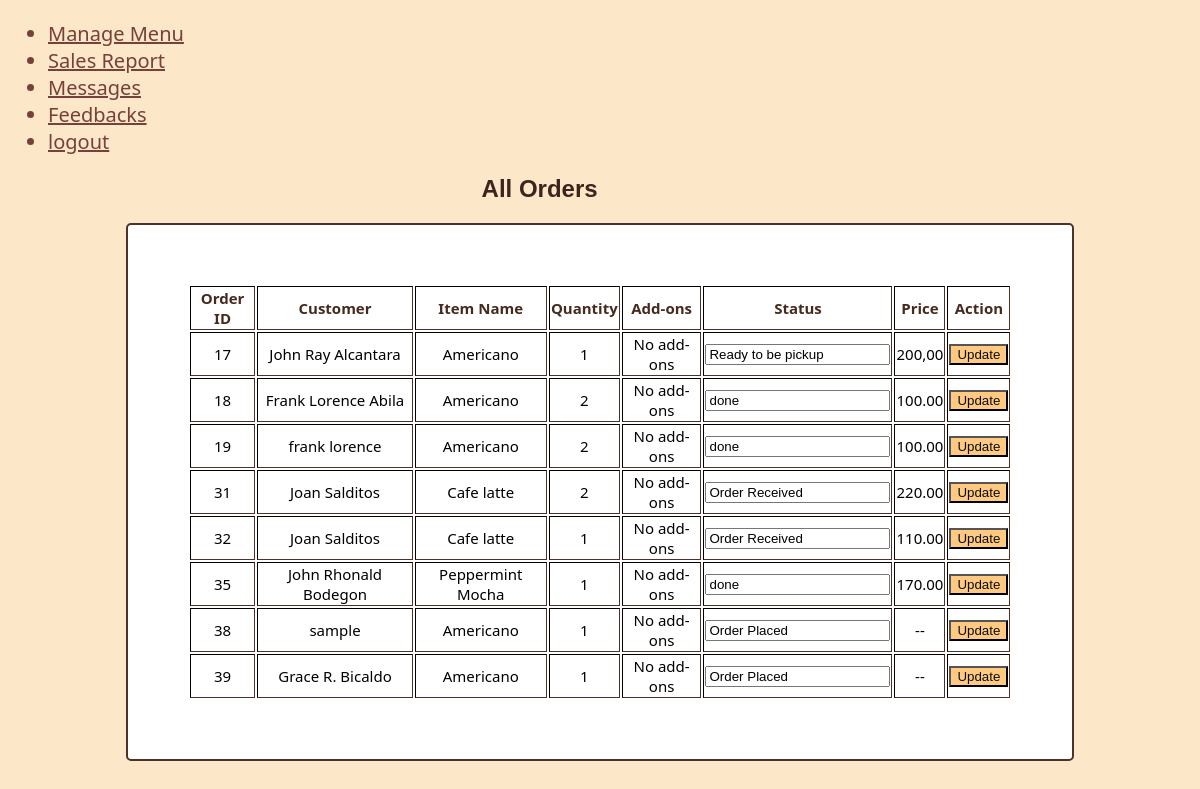
/Blackless/admin.php (signed in), run on an earlier commit of the app's database.
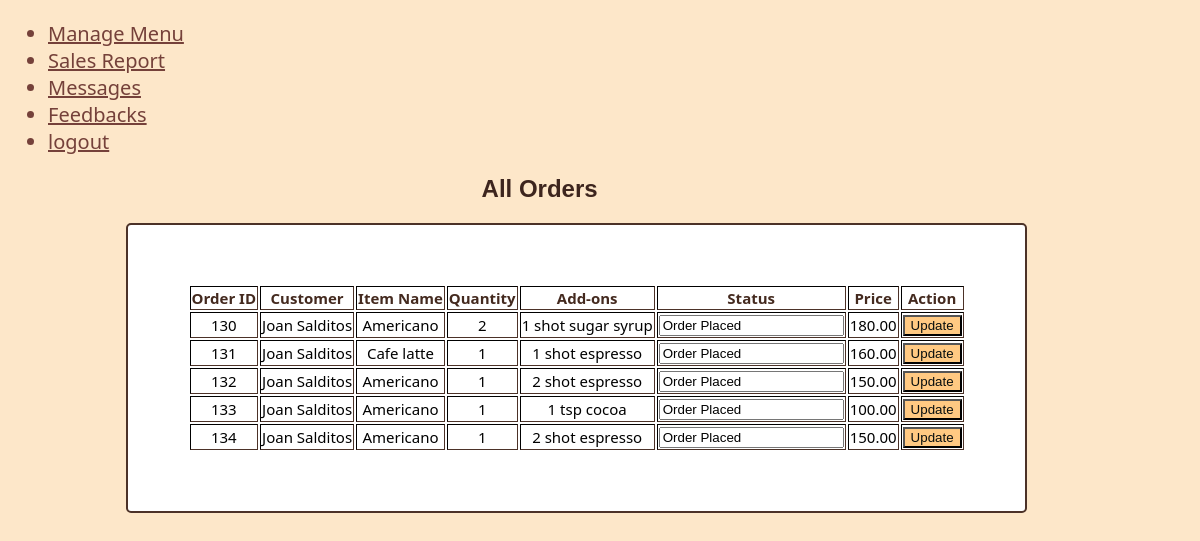
And on a later commit of the database.
### tables this page shows
CREATE TABLE `orders` (
  `order_id` int(11) NOT NULL,
  `item_id` int(11) NOT NULL,
  `user_id` int(11) NOT NULL,
  `item_qty` int(11) NOT NULL,
  `add_ons_desc` text NOT NULL,
  `time_ordered` timestamp NOT NULL DEFAULT current_timestamp() ON UPDATE current_timestamp(),
  `order_status` varchar(55) NOT NULL DEFAULT 'Order Placed',
  `price` double(11,2) NOT NULL
);

CREATE TABLE `users` (
  `user_id` int(11) NOT NULL,
  `user_name` varchar(55) NOT NULL,
  `fullname` varchar(55) NOT NULL,
  `email` varchar(55) NOT NULL,
  `phone_number` varchar(55) NOT NULL,
  `password` varchar(55) NOT NULL,
  `usertype` char(1) NOT NULL DEFAULT 'C'
);

CREATE TABLE `menu` (
  `item_id` int(11) NOT NULL,
  `item_name` varchar(55) NOT NULL,
  `image_path` varchar(55) NOT NULL,
  `price` decimal(11,2) NOT NULL
);

CREATE TABLE `ingredients` (
  `ing_id` int(11) NOT NULL,
  `ing_name` text NOT NULL,
  `ing_pricing` decimal(11,2) NOT NULL
);

### Blackless/admin.php (the view, shortened to what this page needs)
<?php
    $db_server = "localhost";
    $db_user = "root";
    $db_pass = "";
    $db_name = "blackless(2)";
    $conn = mysqli_connect($db_server, $db_user, $db_pass, $db_name);
$getorders = "SELECT o.order_id, m.item_name, o.item_qty, o.add_ons_desc, o.order_status, o.price, u.fullname
                       FROM orders AS o
                       JOIN menu AS m ON o.item_id = m.item_id
                       JOIN users AS u ON o.user_id = u.user_id";
$order_results = mysqli_query($conn, $getorders);
?>
<!DOCTYPE html>
<html>
<head>
    <link rel="stylesheet" href="Style/admin.css">
</head>
<body>
<header>
    <nav>
        <ul>
            <li><a href="add_item.php">Manage Menu</a></li>
            <li><a href="sales.php">Sales Report</a></li>
            <li><a href="A_message.php">Messages</a></li>
            <li><a href="A_feedback.php">Feedbacks</a></li>
            <li><a href="?logout">logout</a></li>
        </ul>
    </nav>
</header>
<h2>All Orders</h2>
<table border="1">
    <tr>
        <th>Order ID</th>
        <th>Customer</th>
        <th>Item Name</th>
        <th>Quantity</th>
        <th>Add-ons</th>
        <th>Status</th>
        <th>Price</th>
        <th>Action</th>
    </tr>
    <?php while($order = mysqli_fetch_assoc($order_results)) { ?>
        <tr>
            <form action="" method="POST">
                <td><?php echo $order['order_id']; ?></td>
                <td><?php echo $order['fullname']; ?></td>
                <td><?php echo $order['item_name']; ?></td>
                <td><?php echo $order['item_qty']; ?></td>
                <td><?php
                $name_ing = "SELECT i.ing_name FROM ingredients AS i JOIN orders AS o ON FIND_IN_SET(i.ing_id, o.add_ons_desc) > 0
                                    WHERE o.order_id = " . $order['order_id'];
                $ingredient_result = mysqli_query($conn, $name_ing);
                if ($ingredient_result && mysqli_num_rows($ingredient_result) > 0) {
                    while ($ingredient = mysqli_fetch_assoc($ingredient_result)) {
                echo $ingredient['ing_name'];
                }
                } else {
                    echo "No add-ons";
                }?></td>
                <td>
                    <input type="text" name="order_status" value="<?php echo $order['order_status']; ?>" required>
                </td>
                <td><?php echo $order['price']; ?></td>
                <td>
                    <input type="submit" name="update_order" value="Update" id="update">
                </td>
            </form>
        </tr>
    <?php } ?>
</table>
</body>
</html>

What changed in the data, as far as the page shows it:
removed orders: order_id "17", user.fullname "John Ray Alcantara", item.item_name "Americano", item_qty "1", shows "No add-ons", order_status "Ready to be pickup", price "200,00"
removed orders: order_id "18", user.fullname "Frank Lorence Abila", item.item_name "Americano", item_qty "2", shows "No add-ons", order_status "done", price "100.00"
removed orders: order_id "19", user.fullname "frank lorence", item.item_name "Americano", item_qty "2", shows "No add-ons", order_status "done", price "100.00"
removed orders: order_id "31", user.fullname "Joan Salditos", item.item_name "Cafe latte", item_qty "2", shows "No add-ons", order_status "Order Received", price "220.00"
removed orders: order_id "32", user.fullname "Joan Salditos", item.item_name "Cafe latte", item_qty "1", shows "No add-ons", order_status "Order Received", price "110.00"
removed orders: order_id "35", user.fullname "John Rhonald Bodegon", item.item_name "Peppermint Mocha", item_qty "1", shows "No add-ons", order_status "done", price "170.00"
removed orders: order_id "38", user.fullname "sample", item.item_name "Americano", item_qty "1", shows "No add-ons", order_status "Order Placed", price "--"
removed orders: order_id "39", user.fullname "Grace R. Bicaldo", item.item_name "Americano", item_qty "1", shows "No add-ons", order_status "Order Placed", price "--"
added orders: order_id "130", user.fullname "Joan Salditos", item.item_name "Americano", item_qty "2", order_status "Order Placed", price "180.00"
now on this page (row unchanged): ingredients: ing_name "1 shot sugar syrup", shown under "130"
added orders: order_id "131", user.fullname "Joan Salditos", item.item_name "Cafe latte", item_qty "1", order_status "Order Placed", price "160.00"
now on this page (row unchanged): ingredients: ing_name "1 shot espresso", shown under "131"
added orders: order_id "132", user.fullname "Joan Salditos", item.item_name "Americano", item_qty "1", order_status "Order Placed", price "150.00"
now on this page (row unchanged): ingredients: ing_name "2 shot espresso"
added orders: order_id "133", user.fullname "Joan Salditos", item.item_name "Americano", item_qty "1", order_status "Order Placed", price "100.00"
now on this page (row unchanged): ingredients: ing_name "1 tsp cocoa", shown under "133"
added orders: order_id "134", user.fullname "Joan Salditos", item.item_name "Americano", item_qty "1", order_status "Order Placed", price "150.00"
